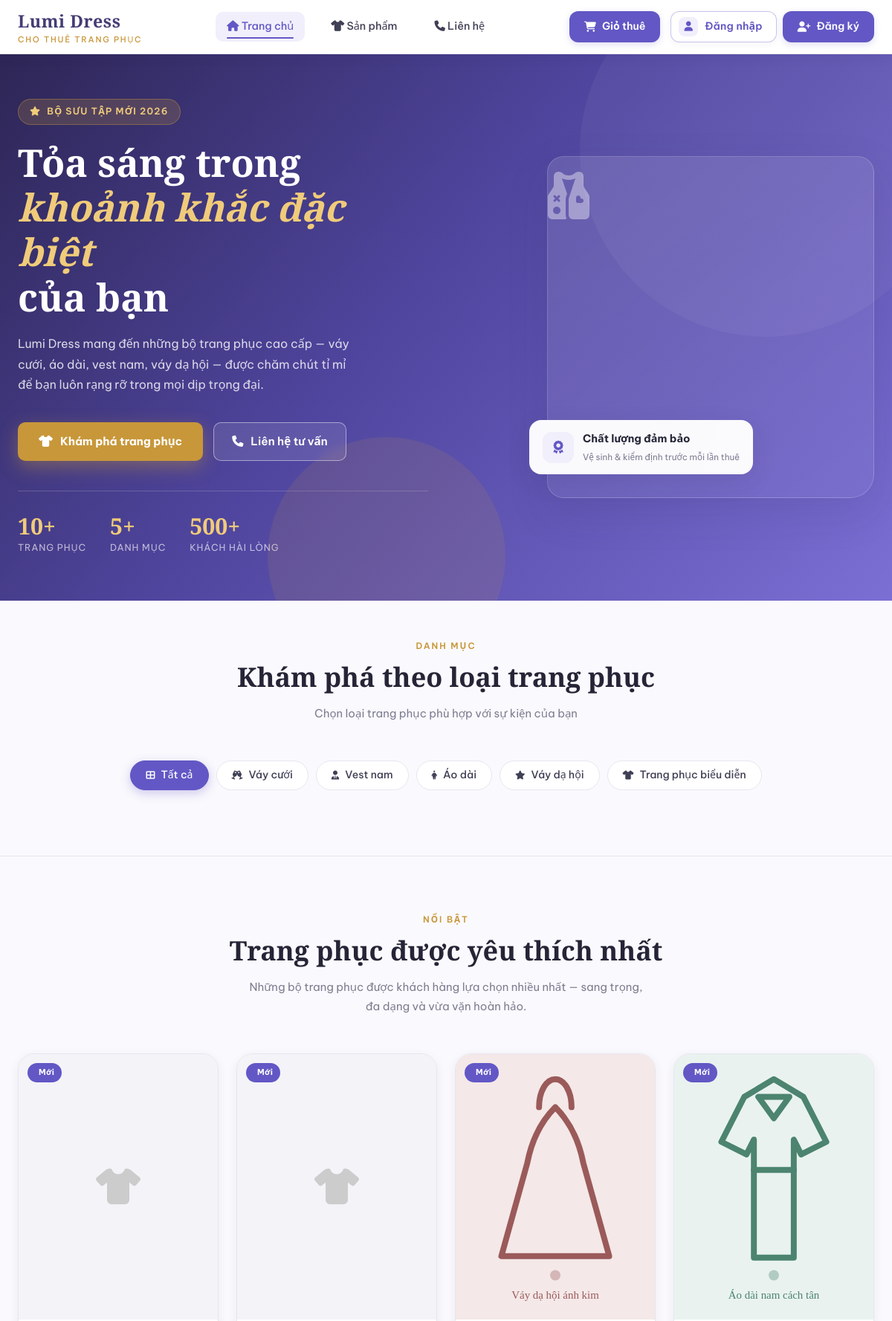
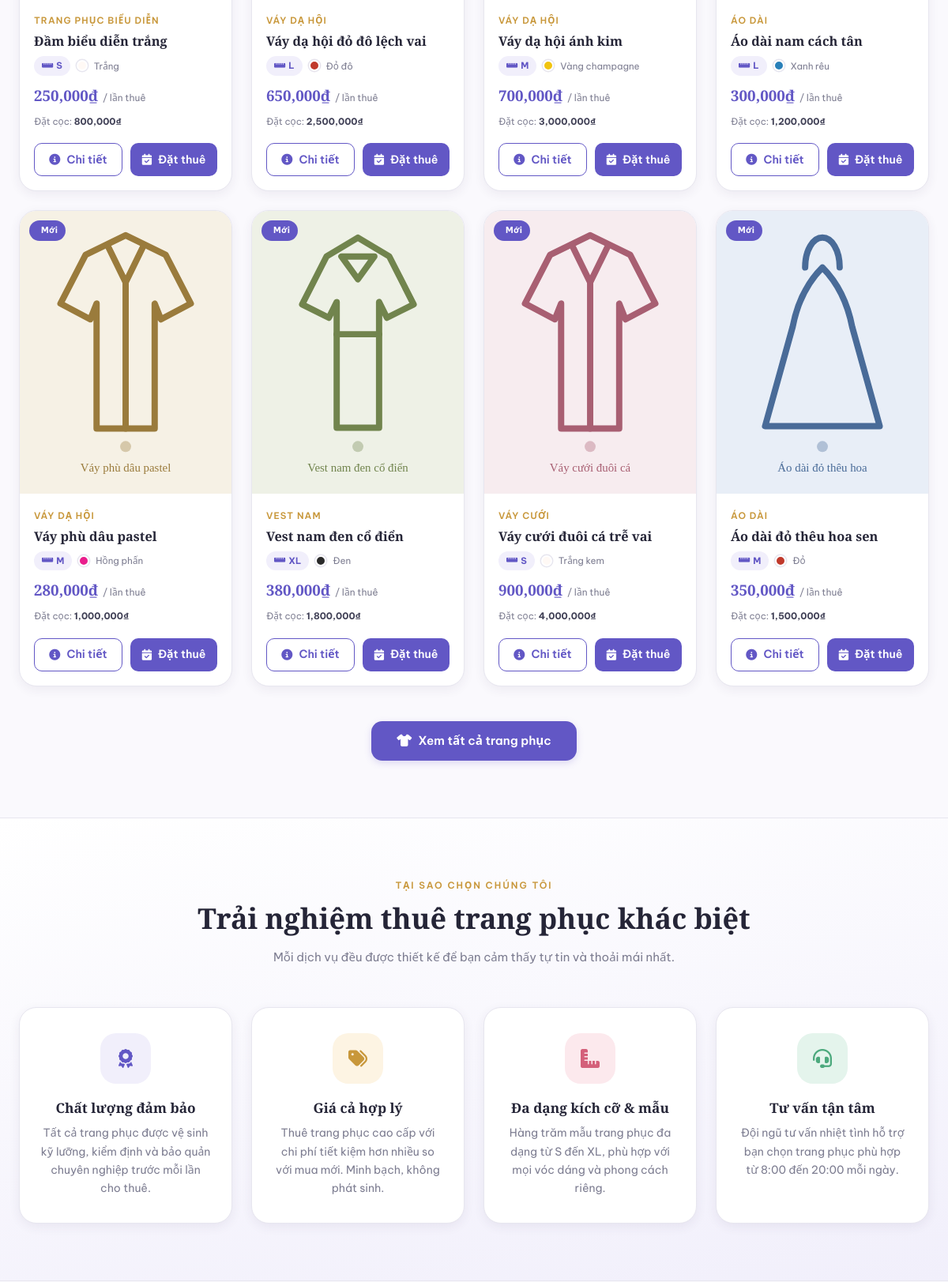
/client/ (upper part), run on the app's committed database (2 pictures, top to bottom).
### tables this page shows
CREATE TABLE `categories` (
  `id` int(11) NOT NULL,
  `name` varchar(100) NOT NULL,
  `description` varchar(500) DEFAULT NULL,
  `created_at` datetime NOT NULL DEFAULT current_timestamp(),
  `updated_at` datetime NOT NULL DEFAULT current_timestamp()
);

CREATE TABLE `costumes` (
  `id` int(11) NOT NULL,
  `name` varchar(255) NOT NULL,
  `category_id` int(11) DEFAULT NULL,
  `size` varchar(50) DEFAULT NULL,
  `color` varchar(50) DEFAULT NULL,
  `rental_price` decimal(10,2) NOT NULL DEFAULT 0.00,
  `deposit` decimal(10,2) NOT NULL DEFAULT 0.00,
  `quantity` int(11) NOT NULL DEFAULT 1,
  `status` varchar(50) NOT NULL,
  `condition_note` varchar(500) DEFAULT NULL,
  `description` varchar(500) DEFAULT NULL,
  `image` varchar(255) DEFAULT NULL,
  `created_at` datetime NOT NULL DEFAULT current_timestamp(),
  `updated_at` datetime NOT NULL DEFAULT current_timestamp()
);

### config.php (called while the page is built, shortened)
<?php
function format_price($value):string{return number_format((float)$value,0,'.',',');}
?>

### client/index.php (the view, shortened to what this page needs)
<?php
require_once '../config.php';
$cats = $conn->query("SELECT * FROM categories ORDER BY id")->fetch_all(MYSQLI_ASSOC);
$featuredStmt = $conn->prepare(
  "SELECT c.*, cat.name AS cat_name
   FROM costumes c
   LEFT JOIN categories cat ON cat.id = c.category_id
   WHERE c.status = 'available'
   ORDER BY c.id DESC
   LIMIT 8"
);
$featuredStmt->execute();
$featured = $featuredStmt->get_result()->fetch_all(MYSQLI_ASSOC);
$totalCostumes = (int)$conn->query("SELECT COUNT(*) n FROM costumes WHERE status='available'")->fetch_assoc()['n'];
$totalCats     = (int)$conn->query("SELECT COUNT(*) n FROM categories")->fetch_assoc()['n'];
include 'header.php';
?>
<section class="hero" aria-label="Banner chào mừng">
  <div class="hero-bg-shapes" aria-hidden="true"></div>
  <div class="container">
    <div class="hero-inner">
      <div class="hero-text">
        <div class="hero-badge" aria-label="Nhãn ưu đãi">
          <i class="fas fa-star" aria-hidden="true"></i>
          Bộ sưu tập mới 2026
        </div>
        <h1 class="hero-title">
          Tỏa sáng trong<br>
          <em>khoảnh khắc đặc biệt</em><br>
          của bạn
        </h1>
        <p class="hero-desc">
          Lumi Dress mang đến những bộ trang phục cao cấp — váy cưới, áo dài, vest nam, váy dạ hội —
          được chăm chút tỉ mỉ để bạn luôn rạng rỡ trong mọi dịp trọng đại.
        </p>
        <div class="hero-actions">
          <a href="products.php" class="btn-hero-primary">
            <i class="fas fa-shirt" aria-hidden="true"></i>
            Khám phá trang phục
          </a>
          <a href="tel:0987654321" class="btn-hero-secondary">
            <i class="fas fa-phone" aria-hidden="true"></i>
            Liên hệ tư vấn
          </a>
        </div>
        <div class="hero-stats" aria-label="Số liệu tổng quan">
          <div class="hero-stat">
            <strong><?= $totalCostumes ?>+</strong>
            <span>Trang phục</span>
          </div>
          <div class="hero-stat">
            <strong><?= $totalCats ?>+</strong>
            <span>Danh mục</span>
          </div>
          <div class="hero-stat">
            <strong>500+</strong>
            <span>Khách hài lòng</span>
          </div>
        </div>
      </div>
      <div class="hero-visual" aria-hidden="true">
        <div class="hero-image-wrap">
          <?php
          $heroImg = $featured[0]['image'] ?? null;
          if ($heroImg && file_exists('../uploads/'.$heroImg)): ?>
            <img src="../uploads/<?= htmlspecialchars($heroImg) ?>" alt="Trang phục nổi bật">
          <?php else: ?>
            <div class="hero-img-placeholder" aria-hidden="true">
              <i class="fas fa-vest-patches"></i>
            </div>
          <?php endif; ?>
          <div class="hero-card-float" aria-hidden="true">
            <div class="hero-card-float-icon"><i class="fas fa-award"></i></div>
            <div>
              <strong>Chất lượng đảm bảo</strong>
              <span>Vệ sinh &amp; kiểm định trước mỗi lần thuê</span>
            </div>
          </div>
        </div>
      </div>
    </div>
  </div>
</section>
<section class="section-sm" aria-labelledby="cats-title">
  <div class="container">
    <div class="section-head">
      <span class="section-eyebrow">Danh mục</span>
      <h2 class="section-title" id="cats-title">Khám phá theo loại trang phục</h2>
      <p class="section-desc">Chọn loại trang phục phù hợp với sự kiện của bạn</p>
    </div>
    <div class="category-filter" role="list">
      <a href="products.php" class="cat-chip active" role="listitem">
        <i class="fas fa-th-large" aria-hidden="true"></i> Tất cả
      </a>
      <?php foreach ($cats as $cat): ?>
      <a href="products.php?cat=<?= $cat['id'] ?>" class="cat-chip" role="listitem">
        <?php
        $icons = [1=>'fa-champagne-glasses',2=>'fa-user-tie',3=>'fa-person-dress',4=>'fa-star'];
        $icon  = $icons[$cat['id']] ?? 'fa-shirt';
        ?>
        <i class="fas <?= $icon ?>" aria-hidden="true"></i>
        <?= htmlspecialchars($cat['name']) ?>
      </a>
      <?php endforeach; ?>
    </div>
  </div>
</section>
<section class="section" id="featured" aria-labelledby="featured-title">
  <div class="container">
    <div class="section-head">
      <span class="section-eyebrow">Nổi bật</span>
      <h2 class="section-title" id="featured-title">Trang phục được yêu thích nhất</h2>
      <p class="section-desc">Những bộ trang phục được khách hàng lựa chọn nhiều nhất — sang trọng, đa dạng và vừa vặn hoàn hảo.</p>
    </div>
    <?php if (empty($featured)): ?>
    <div class="empty-state" aria-live="polite">
      <i class="fas fa-shirt" aria-hidden="true"></i>
      <h3>Chưa có trang phục nào</h3>
      <p>Vui lòng quay lại sau hoặc liên hệ với chúng tôi để được tư vấn.</p>
    </div>
    <?php else: ?>
    <div class="product-grid" role="list">
      <?php foreach ($featured as $item): ?>
      <?php
        $imgSrc  = $item['image'] && file_exists('../uploads/'.$item['image'])
                   ? '../uploads/'.htmlspecialchars($item['image'])
                   : null;
        $isNew   = strtotime($item['created_at']) > strtotime('-30 days');
      ?>
      <article class="product-card" role="listitem">
        <div class="product-img-wrap">
          <?php if ($imgSrc): ?>
            <img src="<?= $imgSrc ?>"
                 alt="<?= htmlspecialchars($item['name']) ?>"
                 loading="lazy">
          <?php else: ?>
            <div style="width:100%;height:100%;display:grid;place-items:center;background:#f4f3f8;color:#ccc;font-size:3rem;" aria-hidden="true">
              <i class="fas fa-shirt"></i>
            </div>
          <?php endif; ?>
          <div class="product-badges" aria-label="Nhãn sản phẩm">
            <?php if ($isNew): ?>
              <span class="product-badge badge-new"><i class="fas fa-sparkles" aria-hidden="true"></i> Mới</span>
            <?php endif; ?>
          </div>
        </div>
        <div class="product-body">
          <div class="product-category"><?= htmlspecialchars($item['cat_name'] ?? '—') ?></div>
          <h3 class="product-name"><?= htmlspecialchars($item['name']) ?></h3>
          <div class="product-meta">
            <span class="product-size" title="Kích cỡ">
              <i class="fas fa-ruler-horizontal" aria-hidden="true" style="margin-right:4px;"></i>
              <?= htmlspecialchars($item['size']) ?>
            </span>
            <?php if (!empty($item['color'])): ?>
            <span class="product-color-dot"
                  style="background:<?= htmlspecialchars(color_to_hex($item['color'])) ?>;"
                  title="Màu: <?= htmlspecialchars($item['color']) ?>"></span>
            <small class="text-muted" style="font-size:.73rem;"><?= htmlspecialchars($item['color']) ?></small>
            <?php endif; ?>
          </div>
          <div class="product-price">
            <span class="price-amount"><?= format_price($item['rental_price']) ?>₫</span>
            <span class="price-unit">/ lần thuê</span>
          </div>
          <div class="price-deposit">Đặt cọc: <strong><?= format_price($item['deposit']) ?>₫</strong></div>
        </div>
        <div class="product-footer">
          <a href="product.php?id=<?= $item['id'] ?>" class="btn-enquire">
            <i class="fas fa-circle-info" aria-hidden="true"></i> Chi tiết
          </a>
          <a href="#" class="btn-rent-now">
            <i class="fas fa-calendar-check" aria-hidden="true"></i> Đặt thuê
          </a>
        </div>
      </article>
      <?php endforeach; ?>
    </div>
    <div style="text-align:center;margin-top:44px;">
      <a href="products.php" class="btn-header-cta" style="min-height:50px;padding:0 32px;font-size:.95rem;border-radius:14px;">
        <i class="fas fa-shirt" aria-hidden="true"></i> Xem tất cả trang phục
      </a>
    </div>
    <?php endif; ?>
  </div>
</section>
<section class="section features-bg" aria-labelledby="features-title">
  <div class="container">
    <div class="section-head">
      <span class="section-eyebrow">Tại sao chọn chúng tôi</span>
      <h2 class="section-title" id="features-title">Trải nghiệm thuê trang phục khác biệt</h2>
      <p class="section-desc">Mỗi dịch vụ đều được thiết kế để bạn cảm thấy tự tin và thoải mái nhất.</p>
    </div>
    <div class="features-grid" role="list">
      <div class="feature-card" role="listitem">
        <div class="feature-icon icon-bg-violet" aria-hidden="true"><i class="fas fa-award"></i></div>
        <h3 class="feature-title">Chất lượng đảm bảo</h3>
        <p class="feature-desc">Tất cả trang phục được vệ sinh kỹ lưỡng, kiểm định và bảo quản chuyên nghiệp trước mỗi lần cho thuê.</p>
      </div>
      <div class="feature-card" role="listitem">
        <div class="feature-icon icon-bg-gold" aria-hidden="true"><i class="fas fa-tags"></i></div>
        <h3 class="feature-title">Giá cả hợp lý</h3>
        <p class="feature-desc">Thuê trang phục cao cấp với chi phí tiết kiệm hơn nhiều so với mua mới. Minh bạch, không phát sinh.</p>
      </div>
      <div class="feature-card" role="listitem">
        <div class="feature-icon icon-bg-rose" aria-hidden="true"><i class="fas fa-ruler-combined"></i></div>
        <h3 class="feature-title">Đa dạng kích cỡ &amp; mẫu</h3>
        <p class="feature-desc">Hàng trăm mẫu trang phục đa dạng từ S đến XL, phù hợp với mọi vóc dáng và phong cách riêng.</p>
      </div>
      <div class="feature-card" role="listitem">
        <div class="feature-icon icon-bg-green" aria-hidden="true"><i class="fas fa-headset"></i></div>
        <h3 class="feature-title">Tư vấn tận tâm</h3>
        <p class="feature-desc">Đội ngũ tư vấn nhiệt tình hỗ trợ bạn chọn trang phục phù hợp từ 8:00 đến 20:00 mỗi ngày.</p>
      </div>
    </div>
  </div>
</section>
<?php include 'footer.php'; ?>
<?php
function color_to_hex(string $name): string {
  $map = [
    'trắng'       => '#fff9f5',
    'trắng kem'   => '#fdf8ef',
    'đen'         => '#2a2a2a',
    'đỏ'          => '#c0392b',
    'xanh navy'   => '#1e3a5f',
    'xanh'        => '#2980b9',
    'vàng'        => '#f1c40f',
    'hồng'        => '#e91e8c',
    'tím'         => '#8e44ad',
    'xám'         => '#7f8c8d',
    'nâu'         => '#7d4e30',
    'kem'         => '#f5deb3',
    'bạc'         => '#bdc3c7',
  ];
  $key = mb_strtolower(trim($name));
  foreach ($map as $k => $v) {
    if (str_contains($key, $k)) return $v;
  }
  return '#c5c5d2';
}
?>

### data on the page
categories: name "Váy cưới"
categories: name "Vest nam"
categories: name "Áo dài"
categories: name "Váy dạ hội"
categories: name "Trang phục biểu diễn"
costumes: shows "Mới", category.name "TRANG PHỤC BIỂU DIỄN", name "Đầm biểu diễn trắng", size "S", color "Trắng", rental_price "250,000", deposit "800,000"
costumes: shows "Mới", category.name "VÁY DẠ HỘI", name "Váy dạ hội đỏ đô lệch vai", size "L", color "Đỏ đô", rental_price "650,000", deposit "2,500,000"
costumes: image (picture), shows "Mới", category.name "VÁY DẠ HỘI", name "Váy dạ hội ánh kim", size "M", color "Vàng champagne", rental_price "700,000", deposit "3,000,000"
costumes: image (picture), shows "Mới", category.name "ÁO DÀI", name "Áo dài nam cách tân", size "L", color "Xanh rêu", rental_price "300,000", deposit "1,200,000"
costumes: image (picture), shows "Mới", category.name "VÁY DẠ HỘI", name "Váy phù dâu pastel", size "M", color "Hồng phấn", rental_price "280,000", deposit "1,000,000"
costumes: image (picture), shows "Mới", category.name "VEST NAM", name "Vest nam đen cổ điển", size "XL", color "Đen", rental_price "380,000", deposit "1,800,000"
costumes: image (picture), shows "Mới", category.name "VÁY CƯỚI", name "Váy cưới đuôi cá trễ vai", size "S", color "Trắng kem", rental_price "900,000", deposit "4,000,000"
costumes: image (picture), shows "Mới", category.name "ÁO DÀI", name "Áo dài đỏ thêu hoa sen", size "M", color "Đỏ", rental_price "350,000", deposit "1,500,000"

### other printed values
$totalCostumes "10"
$totalCats "5"
